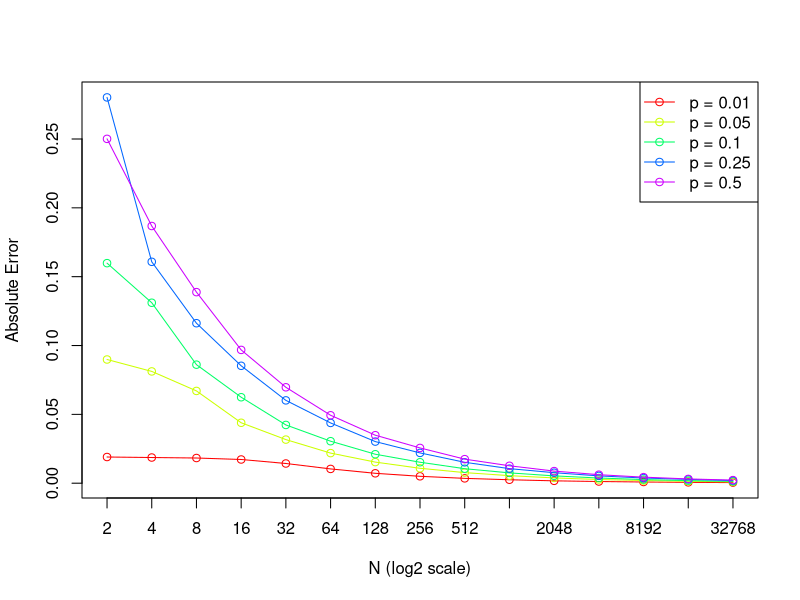
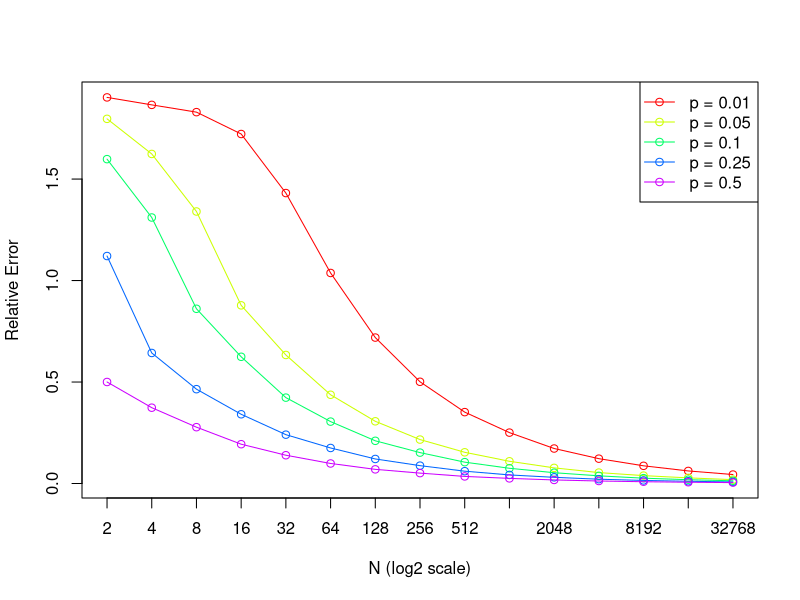

The R script that drew these images, in order:
## ---- chunk 1
knitr::opts_chunk$set(echo = TRUE)
## ---- chunk 2


error_v4 <- function(r, n, p){
  d1 <- rbinom(r, n, p)
  phat <- d1 / n
  ae <- abs(phat - p)
  re <- ae / p
  c(mean(ae), mean(re))
}


# Initialize an empty data frame to store the results
results <- data.frame(n = numeric(), p = numeric(), ae = numeric(), re = numeric())

# Set up parameters for the experiment
r <- 5000  # Constant replicate number
probs <- c(0.01, 0.05, 0.10, 0.25, 0.50)
ni <- 2^seq(1, 15, by = 1)

# Loop through each combination of number of trials (n) and probability
for (p in probs) {
  for (n in ni){
    # Calculate errors using error_v4 function
   errors <- error_v4(r, n, p)
  
  # Store the results in the data frame
    results <- rbind(results, data.frame(n = n, p = p, ae = errors[1], re = errors[2]))
  }
}



ae_results <- results[, c("n", "p", "ae")]
re_results <- results[, c("n", "p", "re")]






plot(NULL, xlim = range(results$n), ylim = range(results$ae),
     xlab = "N (log2 scale)", ylab = "Absolute Error", log = "x", xaxt = "n")


palette <- rainbow(length(unique(results$p)))


for (i in 1:length(unique(results$p))) {
  p_subset <- subset(results, p == unique(results$p)[i])
  lines(p_subset$n, p_subset$ae, type = "o", col = palette[i], log = "x")
}


legend("topright", legend = paste("p =", unique(results$p)), col = palette, lty = 1, pch = 1)


axis(1, at = unique(results$n), labels = unique(results$n))



plot(NULL, xlim = range(results$n), ylim = range(results$re),
     xlab = "N (log2 scale)", ylab = "Relative Error", log = "x", xaxt = "n")


palette <- rainbow(length(unique(results$p)))


for (i in 1:length(unique(results$p))) {
  p_subset <- subset(results, p == unique(results$p)[i])
  lines(p_subset$n, p_subset$re, type = "o", col = palette[i], log = "x")
}


legend("topright", legend = paste("p =", unique(results$p)), col = palette, lty = 1, pch = 1)

axis(1, at = unique(results$n), labels = unique(results$n))
